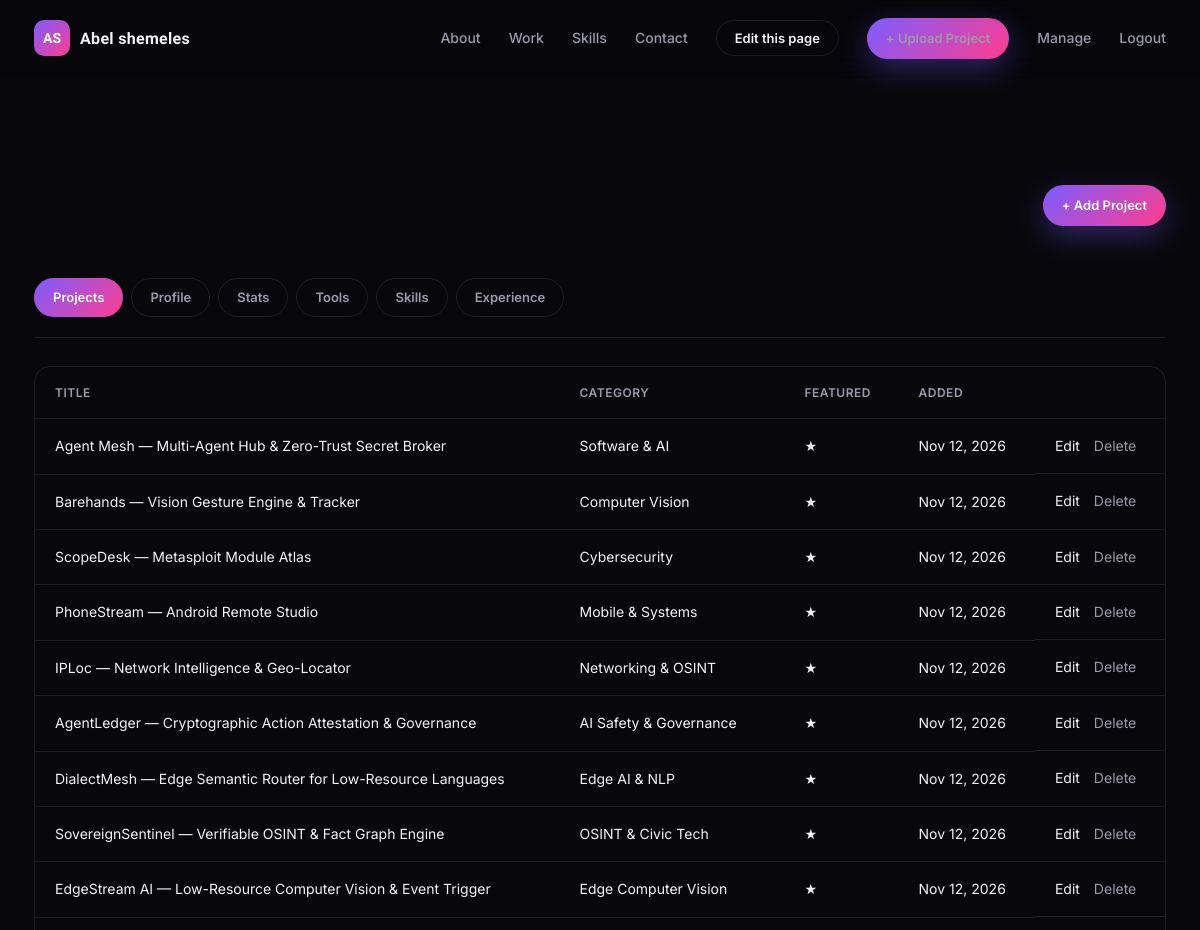
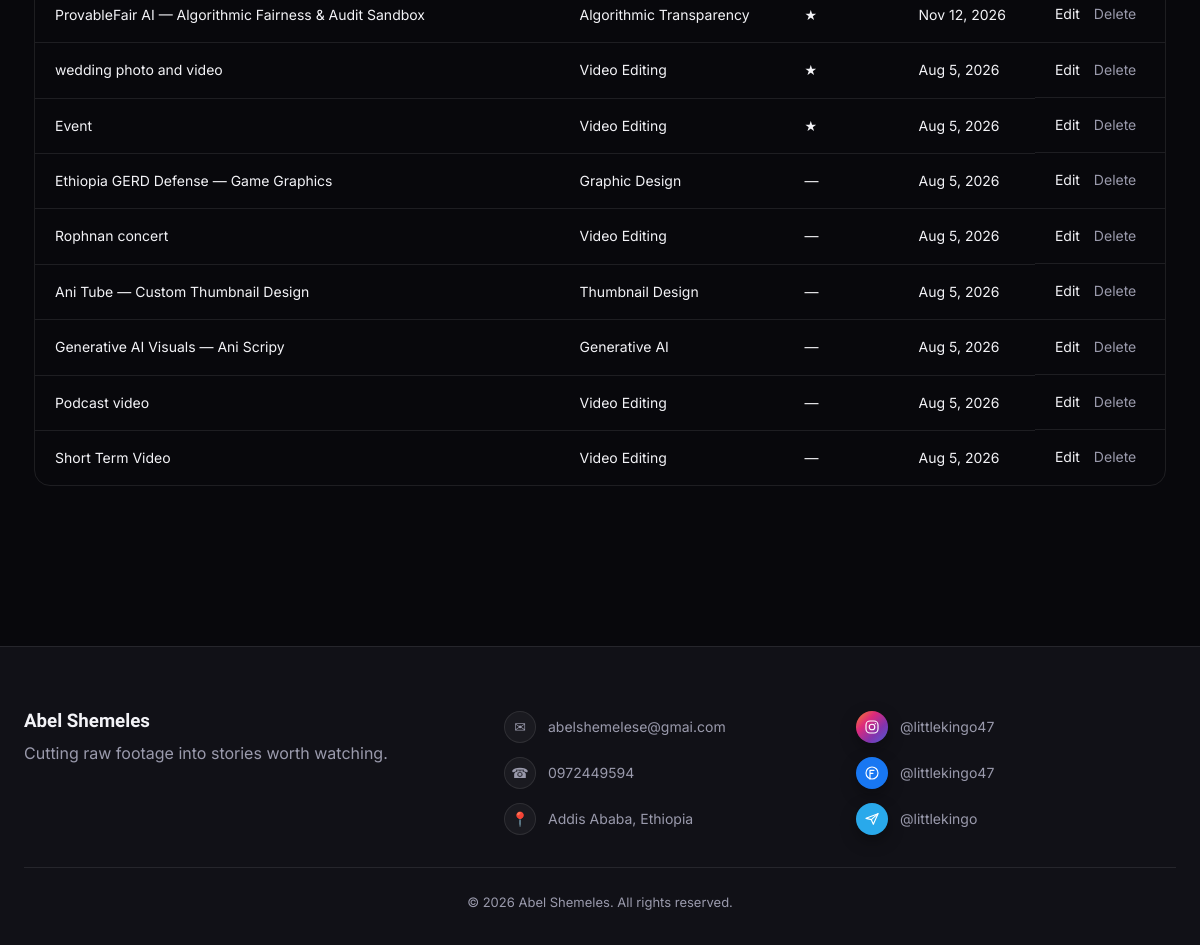
Screenshot of /projects/manage/ (signed in) with the database file from the repository (2 pictures, top to bottom).
### portfolio/models.py (models this page shows, shortened)
class SiteProfile(models.Model):
    name = models.CharField(max_length=200, default='Abel Shemeles')
    alias = models.CharField(max_length=100, blank=True, help_text='Short nickname shown in the nav bar.')
    title = models.CharField(max_length=200, help_text='Hero headline, e.g. "Video Editor & Visual Storyteller".')
    tagline = models.CharField(max_length=300, help_text='One-line summary shown under the headline and in the footer.')
    bio = models.TextField(blank=True, help_text='Full About Me paragraph.')
    highlight = models.CharField(max_length=300, blank=True, help_text='Short pull-quote shown under the bio.')
    since = models.CharField(max_length=10, blank=True, help_text='Year you started, e.g. 2021.')
    location = models.CharField(max_length=200, blank=True)
    phone = models.CharField(max_length=50, blank=True)
    email = models.EmailField(blank=True)
    instagram = models.CharField(
        max_length=100, blank=True, help_text='Username only, without @.',
        validators=[SOCIAL_HANDLE_VALIDATOR],
    )
    facebook = models.CharField(
        max_length=100, blank=True, help_text='Username only.',
        validators=[SOCIAL_HANDLE_VALIDATOR],
    )
    telegram = models.CharField(
        max_length=100, blank=True, help_text='Username only.',
        validators=[SOCIAL_HANDLE_VALIDATOR],
    )
    show_experience_section = models.BooleanField(default=True, help_text='Show or hide the Experience section.')
    availability_text = models.CharField(max_length=120, default='Available for freelance work')
    hero_primary_cta_label = models.CharField(max_length=50, default='View My Work')
    hero_secondary_cta_label = models.CharField(max_length=50, default='Get In Touch')
    theme_bg = models.CharField(max_length=7, default='#08080c', validators=[RegexValidator(HEX_COLOR_PATTERN)])
    theme_bg_alt = models.CharField(max_length=7, default='#111117', validators=[RegexValidator(HEX_COLOR_PATTERN)])
    theme_text = models.CharField(max_length=7, default='#f3f3f7', validators=[RegexValidator(HEX_COLOR_PATTERN)])
    theme_text_muted = models.CharField(max_length=7, default='#9a9aac', validators=[RegexValidator(HEX_COLOR_PATTERN)])
    theme_accent = models.CharField(max_length=7, default='#7c5cff', validators=[RegexValidator(HEX_COLOR_PATTERN)])
    theme_accent_2 = models.CharField(max_length=7, default='#ff3d8f', validators=[RegexValidator(HEX_COLOR_PATTERN)])
    theme_accent_3 = models.CharField(max_length=7, default='#00e5c7', validators=[RegexValidator(HEX_COLOR_PATTERN)])
    hero_main_image = models.ImageField(
        upload_to='profile/', blank=True, null=True,
        validators=[FileExtensionValidator(IMAGE_EXTENSIONS)],
        help_text='Main portrait in the hero card.',
    )
    hero_badge_image = models.ImageField(
        upload_to='profile/', blank=True, null=True,
        validators=[FileExtensionValidator(IMAGE_EXTENSIONS)],
        help_text='Small floating hero image.',
    )
    hero_cutout_image = models.ImageField(
        upload_to='profile/', blank=True, null=True,
        validators=[FileExtensionValidator(IMAGE_EXTENSIONS)],
        help_text='Right-side hero cutout image.',
    )
    about_main_image = models.ImageField(
        upload_to='profile/', blank=True, null=True,
        validators=[FileExtensionValidator(IMAGE_EXTENSIONS)],
        help_text='First image in the about photo pair.',
    )
    about_side_image = models.ImageField(
        upload_to='profile/', blank=True, null=True,
        validators=[FileExtensionValidator(IMAGE_EXTENSIONS)],
        help_text='Second image in the about photo pair.',
    )
    about_video_file = models.FileField(
        upload_to='profile/videos/', blank=True, null=True,
        validators=[FileExtensionValidator(VIDEO_EXTENSIONS)],
        help_text='Video shown in the panel beside the About Me text.',
    )
    about_video_url = models.URLField(
        blank=True,
        help_text='YouTube, Vimeo or TikTok link used instead of an upload.',
    )
    about_video_poster = models.ImageField(
        upload_to='profile/', blank=True, null=True,
        validators=[FileExtensionValidator(IMAGE_EXTENSIONS)],
        help_text='Still image shown before the about video plays.',
    )
    about_video_orientation = models.CharField(
        max_length=12, choices=ORIENTATION_CHOICES, default='landscape',
    )
    updated_at = models.DateTimeField(auto_now=True)
    class Meta:
        verbose_name = 'Site Profile'
        verbose_name_plural = 'Site Profile'
    @classmethod
    def load(cls):
        obj, _ = cls.objects.get_or_create(pk=1, defaults={'title': 'Video Editor', 'tagline': ''})
        return obj

class Project(models.Model):
    title = models.CharField(max_length=200)
    category = models.CharField(
        max_length=60,
        default='Video Editing',
        help_text='The small label under the title, e.g. "Video Editing" or "Podcast video".',
    )
    client = models.CharField(max_length=200, blank=True)
    description = models.TextField(blank=True)
    video_file = models.FileField(
        upload_to='projects/videos/',
        blank=True,
        null=True,
        validators=[FileExtensionValidator(VIDEO_EXTENSIONS)],
        help_text='Upload an MP4/MOV/WEBM file directly.',
    )
    video_url = models.URLField(
        blank=True,
        help_text='Paste a YouTube (unlisted works great) or Vimeo link instead of uploading a file.',
    )
    thumbnail = models.ImageField(
        upload_to='projects/thumbnails/',
        blank=True,
        null=True,
        validators=[FileExtensionValidator(IMAGE_EXTENSIONS)],
        help_text='Optional — a YouTube link will auto-generate one if left blank.',
    )
    is_featured = models.BooleanField(default=False)
    order = models.PositiveIntegerField(default=0, help_text='Lower numbers appear first.')
    created_at = models.DateTimeField(auto_now_add=True)
    updated_at = models.DateTimeField(auto_now=True)
    class Meta:
        ordering = ['-is_featured', 'order', '-created_at']
    @property
    def display_category(self):
        return self.category

### portfolio/views.py (the view)
# urls.py: path('projects/manage/', views.manage_projects, name='manage_projects'),
@owner_required
def manage_projects(request):
    return render(request, 'portfolio/project_manage.html', {'projects': Project.objects.all()})

### portfolio/context_processors.py (called while the page is built)
def site_profile(request):
    return {'profile': SiteProfile.load()}

### portfolio/templatetags/portfolio_extras.py (called while the page is built)
@register.simple_tag
def icon(name, css_class=''):
    svg = _ICONS.get(name)
    if not svg:
        return ''
    if css_class:
        svg = svg.replace('<svg ', f'<svg class="{css_class}" ', 1)
    return mark_safe(svg)

@register.simple_tag(takes_context=True)
def editable(context, key, pk=None):
    if key not in EDIT_REGIONS:
        message = f'{{% editable %}} got an unknown region key "{key}".'
        if settings.DEBUG:
            raise template.TemplateSyntaxError(message)
        logger.warning(message)
        return ''
    request = context.get('request')
    user = getattr(request, 'user', None)
    if not (user and user.is_authenticated and user.is_staff):
        return ''
    attrs = f'data-edit-key="{key}" data-edit-label="{escape(EDIT_REGIONS[key].label.lower())}"'
    if pk is not None:
        attrs += f' data-edit-pk="{escape(pk)}"'
    return mark_safe(attrs)

### portfolio/views.py (called while the page is built)
def owner_required(view_func):
    @wraps(view_func)
    @login_required(login_url='portfolio:login')
    def wrapper(request, *args, **kwargs):
        if not request.user.is_staff:
            raise PermissionDenied('You do not have permission to manage portfolio projects.')
        return view_func(request, *args, **kwargs)
    return wrapper

### portfolio/templates/portfolio/project_manage.html (shortened to what this page needs)
{% extends 'portfolio/base.html' %}
{% block content %}
<section class="manage-page">
  <div class="section-head">
    <a href="{% url 'portfolio:upload_project' %}" class="btn btn-accent btn-small">+ Add Project</a>
  </div>
  {% include 'portfolio/includes/manage_nav.html' with active='projects' %}
  {% if projects %}
  <div class="manage-table-wrap">
    <table class="manage-table">
      <thead>
        <tr><th>Title</th><th>Category</th><th>Featured</th><th>Added</th><th></th></tr>
      </thead>
      <tbody>
        {% for project in projects %}
        <tr>
          <td><a href="{% url 'portfolio:project_detail' project.pk %}">{{ project.title }}</a></td>
          <td>{{ project.display_category }}</td>
          <td>{% if project.is_featured %}★{% else %}—{% endif %}</td>
          <td>{{ project.created_at|date:"M j, Y" }}</td>
          <td class="manage-actions">
            <a href="{% url 'portfolio:edit_project' project.pk %}">Edit</a>
            <form action="{% url 'portfolio:delete_project' project.pk %}" method="post" onsubmit="return confirm('Delete {{ project.title|escapejs }}?');">
              <button type="submit" class="link-btn danger">Delete</button>
            </form>
          </td>
        </tr>
        {% endfor %}
      </tbody>
    </table>
  </div>
  {% else %}
  <p>No projects yet. <a href="{% url 'portfolio:upload_project' %}">Add your first one</a>.</p>
  {% endif %}
</section>
{% endblock %}

### portfolio/templates/portfolio/includes/navbar.html (shortened to what this page needs)
{% load portfolio_extras %}
<header class="nav" id="siteNav">
  <div class="nav-inner">
    <div class="brand-wrap" {% editable 'identity' %}>
      <a href="{% url 'portfolio:home' %}" class="brand">
        <span class="brand-mark">AS</span>
        <span class="brand-name">{{ profile.alias|default:profile.name }}</span>
      </a>
    </div>
    <nav class="nav-links" id="navLinks">
      <a href="{% url 'portfolio:home' %}#about">About</a>
      <a href="{% url 'portfolio:home' %}#work">Work</a>
      <a href="{% url 'portfolio:home' %}#skills">Skills</a>
      <a href="{% url 'portfolio:home' %}#contact">Contact</a>
      {% if request.user.is_authenticated and request.user.is_staff %}
        <button type="button" class="btn btn-ghost btn-small edit-toggle" id="editModeToggle" aria-pressed="false" hidden>Edit this page</button>
        <a href="{% url 'portfolio:upload_project' %}" class="btn btn-accent btn-small">+ Upload Project</a>
        <a href="{% url 'portfolio:manage_projects' %}">Manage</a>
        <form action="{% url 'portfolio:logout' %}" method="post" class="inline-form">
          <button type="submit" class="link-btn">Logout</button>
        </form>
      {% else %}
        <a href="{% url 'portfolio:login' %}">Login</a>
      {% endif %}
    </nav>
  </div>
</header>

### portfolio/templates/portfolio/includes/footer.html
{% load portfolio_extras %}
<footer class="site-footer" id="contact">
  <div class="footer-inner">
    <div class="footer-brand">
      <h3>{{ profile.name }}</h3>
      <p>{{ profile.tagline }}</p>
    </div>
    <div class="footer-contact" {% editable 'contact' %}>
      <a href="mailto:{{ profile.email }}" class="contact-line"><span class="contact-badge">✉</span>{{ profile.email }}</a>
      <a href="tel:{{ profile.phone }}" class="contact-line"><span class="contact-badge">☎</span>{{ profile.phone }}</a>
      <span class="contact-line"><span class="contact-badge">📍</span>{{ profile.location }}</span>
    </div>
    <div class="footer-social">
      <a href="https://instagram.com/{{ profile.instagram }}" target="_blank" rel="noopener noreferrer" class="social-badge">
        <span class="social-icon social-instagram">{% icon 'instagram' %}</span> @{{ profile.instagram }}
      </a>
      <a href="https://facebook.com/{{ profile.facebook }}" target="_blank" rel="noopener noreferrer" class="social-badge">
        <span class="social-icon social-facebook">{% icon 'facebook' %}</span> @{{ profile.facebook }}
      </a>
      <a href="https://t.me/{{ profile.telegram }}" target="_blank" rel="noopener noreferrer" class="social-badge">
        <span class="social-icon social-telegram">{% icon 'telegram' %}</span> @{{ profile.telegram }}
      </a>
    </div>
  </div>
  <p class="footer-copy">© {% now "Y" %} {{ profile.name }}. All rights reserved.</p>
</footer>

### rows the page displays
SiteProfile: alias "Abel shemeles", name "Abel Shemeles", tagline "Cutting raw footage into stories worth watching.", email "abelshemelese@gmai.com", phone "0972449594", location "Addis Ababa, Ethiopia", instagram "littlekingo47", facebook "littlekingo47", telegram "littlekingo"
Project: title "Agent Mesh — Multi-Agent Hub & Zero-Trust Secret Broker", display_category "Software & AI", created_at "Nov 12, 2026"
Project: title "Barehands — Vision Gesture Engine & Tracker", display_category "Computer Vision", created_at "Nov 12, 2026"
Project: title "ScopeDesk — Metasploit Module Atlas", display_category "Cybersecurity", created_at "Nov 12, 2026"
Project: title "PhoneStream — Android Remote Studio", display_category "Mobile & Systems", created_at "Nov 12, 2026"
Project: title "IPLoc — Network Intelligence & Geo-Locator", display_category "Networking & OSINT", created_at "Nov 12, 2026"
Project: title "AgentLedger — Cryptographic Action Attestation & Governance", display_category "AI Safety & Governance", created_at "Nov 12, 2026"
Project: title "DialectMesh — Edge Semantic Router for Low-Resource Languages", display_category "Edge AI & NLP", created_at "Nov 12, 2026"
Project: title "SovereignSentinel — Verifiable OSINT & Fact Graph Engine", display_category "OSINT & Civic Tech", created_at "Nov 12, 2026"
Project: title "EdgeStream AI — Low-Resource Computer Vision & Event Trigger", display_category "Edge Computer Vision", created_at "Nov 12, 2026"
Project: title "ProvableFair AI — Algorithmic Fairness & Audit Sandbox", display_category "Algorithmic Transparency", created_at "Nov 12, 2026"
Project: title "wedding photo and video", display_category "Video Editing", created_at "Aug 5, 2026"
Project: title "Event", display_category "Video Editing", created_at "Aug 5, 2026"
Project: title "Ethiopia GERD Defense — Game Graphics", display_category "Graphic Design", created_at "Aug 5, 2026"
Project: title "Rophnan concert", display_category "Video Editing", created_at "Aug 5, 2026"
Project: title "Ani Tube — Custom Thumbnail Design", display_category "Thumbnail Design", created_at "Aug 5, 2026"
Project: title "Generative AI Visuals — Ani Scripy", display_category "Generative AI", created_at "Aug 5, 2026"
Project: title "Podcast video", display_category "Video Editing", created_at "Aug 5, 2026"
Project: title "Short Term Video", display_category "Video Editing", created_at "Aug 5, 2026"
